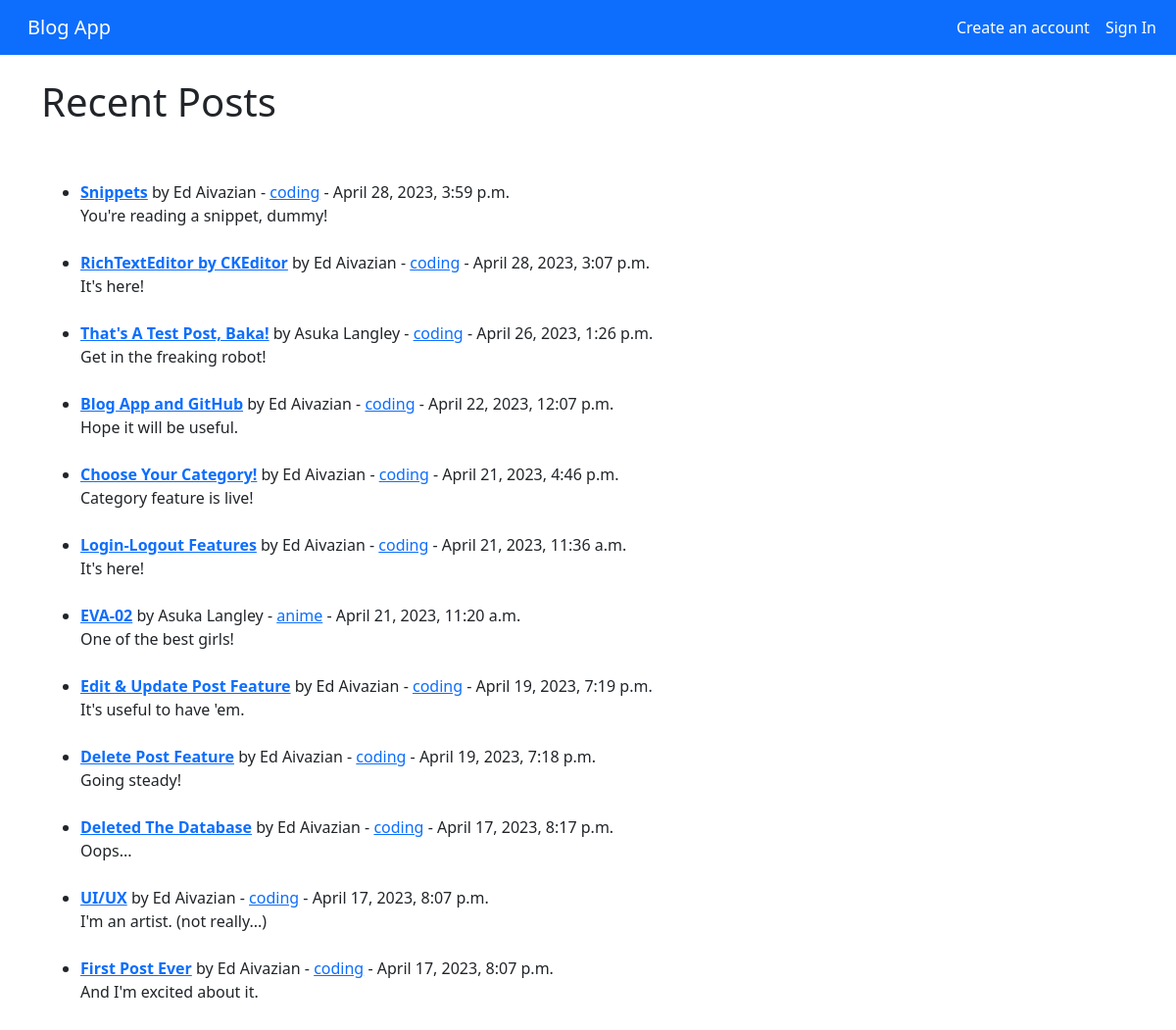
/, run on an earlier commit of the app's database.
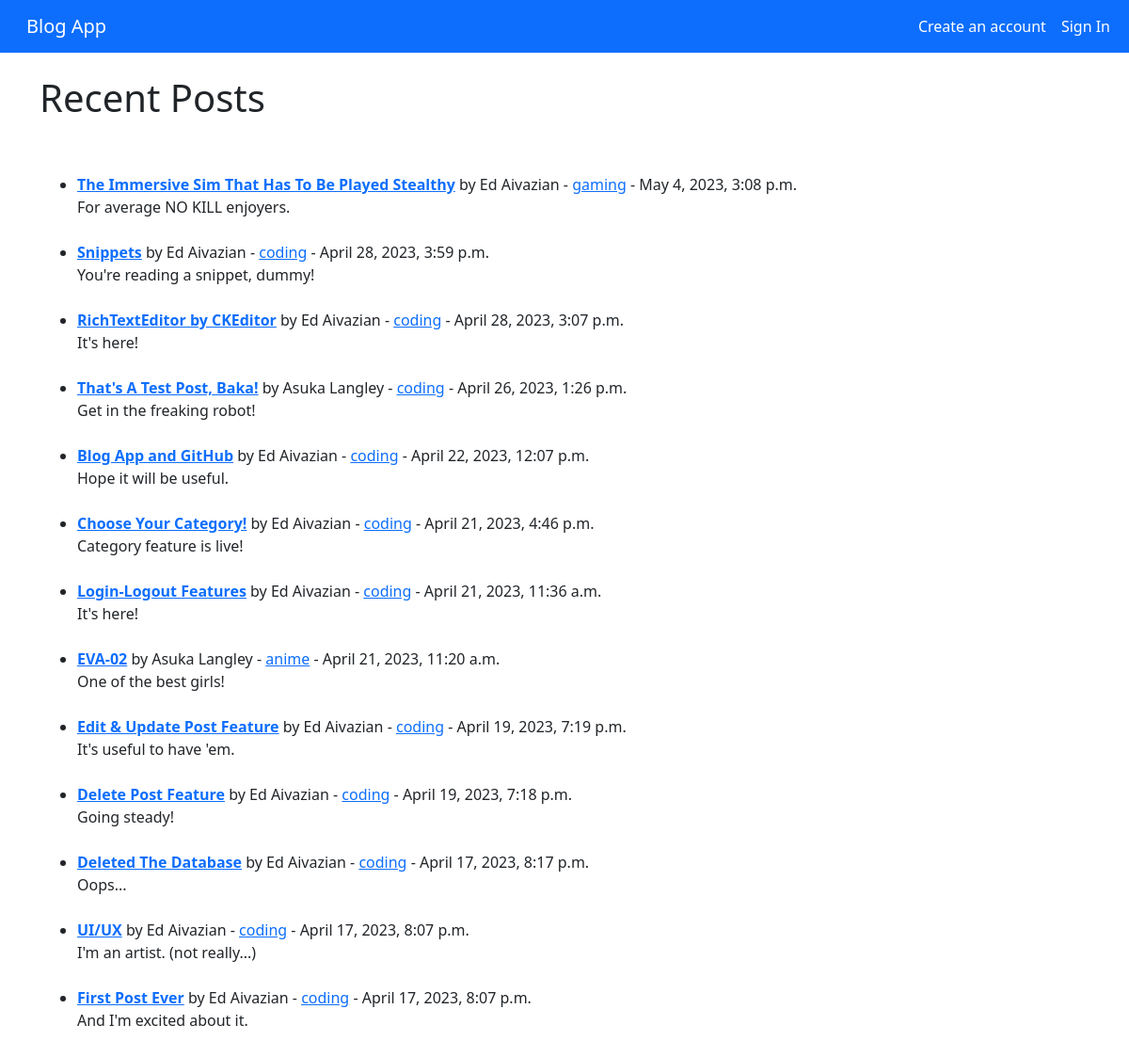
And on a later commit of the database.
### blogs/models.py (models this page shows, shortened)
class Post(models.Model):
    category = models.CharField(max_length=100, default='it') # категория поста со значением "IT" по умолчанию
    header_image = models.ImageField(null=True,
                                     blank=True,
                                     upload_to='images/')
    snippet = models.CharField(max_length=100)
    title = models.CharField(max_length=100) # название поста
    title_tag = models.CharField(max_length=100, default='Blog App')
    author = models.ForeignKey(User, on_delete=models.CASCADE) # при удалении темы, все записи по теме также удаляются - это каскадное удаление
    body = RichTextField(blank=True, null=True) # "богатое" поле для написания поста
    date_added = models.DateTimeField(auto_now_add=True)
    likes = models.ManyToManyField(User, related_name='blog_posts') # кнопка лайка

### blogs/views.py (the view)
class HomeView(ListView):
    model = Post
    template_name = 'home.html'
    categories = Category.objects.all()
    ordering = ['-id'] # минус выводит посты на домашней странице в обратном порядке: от самого нового к самому старому
    def get_context_data(self, *args, **kwargs):
        category_menu = Category.objects.all() # достаёт все названия категорий из Category.models.py
        context = super(HomeView, self).get_context_data(*args, **kwargs)
        context ['category_menu'] = category_menu
        return context

### blogs/templates/home.html (shortened to what this page needs)
{% extends "base.html" %}
{% block content %}
<h1>Recent Posts</h1>
<br/><br/>
<ul>
{% for post in object_list %}
    <li><a href="{% url 'article-detail' post.pk %}"><strong>{{ post.title }}</strong></a> by
        {{ post.author.first_name }}
        {{ post.author.last_name}} -
        <a href="{% url 'category' post.category|slugify %}">{{ post.category }}</a>
        - {{ post.date_added }}
        <br/>
        {{ post.snippet }}
        <br/><br/>
    </li>
{% endfor %}
</ul>
{% endblock content %}

What changed in the data, as far as the page shows it:
added Post: title "The Immersive Sim That Has To Be Played Stealthy", author.first_name "Ed", author.last_name "Aivazian", category "gaming", date_added "May 4, 2023, 3:08 p.m.", snippet "For average NO KILL enjoyers."
